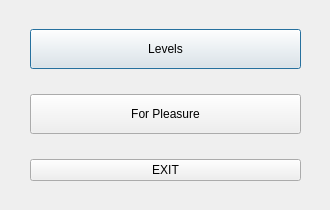
<?xml version="1.0" encoding="UTF-8"?>
<ui version="4.0">
 <class>menu1</class>
 <widget class="QDialog" name="menu1">
  <property name="geometry">
   <rect>
    <x>0</x>
    <y>0</y>
    <width>330</width>
    <height>210</height>
   </rect>
  </property>
  <property name="minimumSize">
   <size>
    <width>330</width>
    <height>210</height>
   </size>
  </property>
  <property name="maximumSize">
   <size>
    <width>330</width>
    <height>210</height>
   </size>
  </property>
  <property name="windowTitle">
   <string>Dialog</string>
  </property>
  <widget class="QWidget" name="verticalLayoutWidget">
   <property name="geometry">
    <rect>
     <x>30</x>
     <y>10</y>
     <width>271</width>
     <height>191</height>
    </rect>
   </property>
   <layout class="QVBoxLayout" name="verticalLayout">
    <item>
     <widget class="QPushButton" name="pushButton_levels">
      <property name="minimumSize">
       <size>
        <width>40</width>
        <height>40</height>
       </size>
      </property>
      <property name="text">
       <string>Levels</string>
      </property>
     </widget>
    </item>
    <item>
     <widget class="QPushButton" name="pushButton_forPleasure">
      <property name="minimumSize">
       <size>
        <width>40</width>
        <height>40</height>
       </size>
      </property>
      <property name="text">
       <string>For Pleasure</string>
      </property>
     </widget>
    </item>
    <item>
     <widget class="QPushButton" name="pushButton_exit">
      <property name="minimumSize">
       <size>
        <width>40</width>
        <height>20</height>
       </size>
      </property>
      <property name="text">
       <string>EXIT</string>
      </property>
     </widget>
    </item>
   </layout>
  </widget>
 </widget>
 <resources/>
 <connections/>
</ui>
